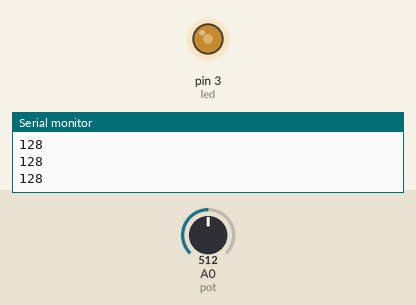
Bench run of a sketch on a simulated Arduino Uno, built with avr-gcc and run on an emulated ATmega328P. Parts: output pins drawn as LEDs (lit = HIGH), the last lines printed to the serial monitor. Inputs (shaded band) come from the test bench; at power-on: A0 (pot) = 512.

Above: at 1.2 s.
1.3 s: A0 (pot) set to 716
At 2.5 s:
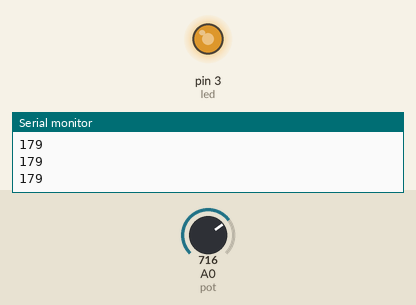
2.8 s: A0 (pot) set to 900
At 3.1 s:
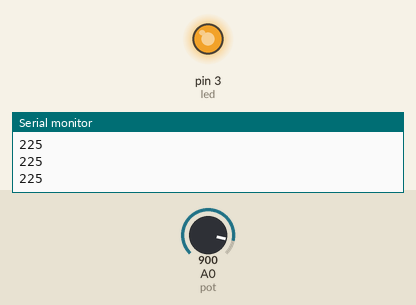
4.3 s: A0 (pot) set to 122
At 5.5 s:
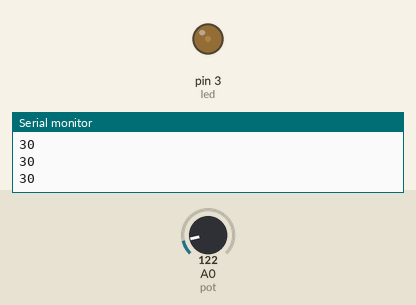
5.8 s: A0 (pot) set to 0
At 6.6 s:
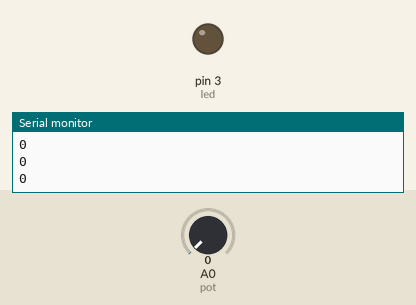
Timing chart, 0 to 8.3 s (numbered marks = the images above; inputs shaded):
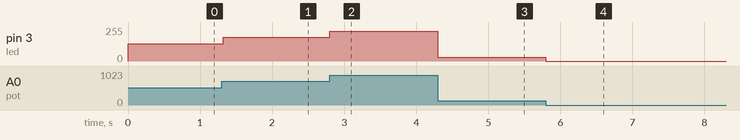

The sketch:

potImprimido.ino
```cpp
int led = 3;
int pot = 0;


void setup() {
  pinMode(led,OUTPUT);
  Serial.begin(9600);

}

void loop() {

  int val = analogRead(pot);
  int brillo = val / 4;
  analogWrite(led,brillo);
  Serial.println(brillo);
  delay(20);


}
```

Measured:
- after the input at 1.3 s, pin 3 (led): 128/255 → 179/255 at once
- after the input at 2.8 s, pin 3 (led): 179/255 → 225/255 at once
- after the input at 4.3 s, pin 3 (led): 225/255 → 30/255 at once
- after the input at 5.8 s, pin 3 (led): 30/255 → 0/255 at once
